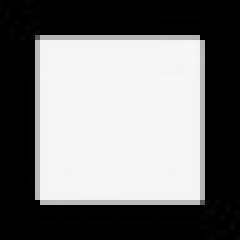
#> input picture images/kite.jpg, 48 x 48 px (shown 5 times larger)
$ python image2oled.py
#> lines starting #> are read from the running program, lines starting #| are printed output that depends on the picture; after the words box and inside, x2 and y2 are one past the last pixel; in counts of white or black regions, pixels touching at a corner belong together
# Import the OpenCV library
import cv2 as cv

# Load the image from the file 'heart.png'
image = cv.imread('images/kite.jpg')
#> image is the input picture: shape (48, 48, 3); min 0, max 247, mean 119.8

# Check if the image was loaded successfully
if image is not None:
    # Optional: Resize the image to the desired dimensions
    resize_width = 32  # Adjust this value as needed
    resize_height = 32  # Adjust this value as needed
    image = cv.resize(image, (resize_width, resize_height))
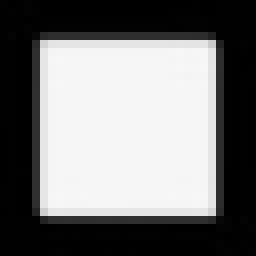
#> image: shape (32, 32, 3) (shown 8 times larger); min 0, max 247, mean 119

    # Convert RGBA image to grayscale
    bw_image = cv.cvtColor(image, cv.COLOR_RGBA2GRAY)

    # Check if the image should be inverted
    invert_image = False  # Set to True to invert the image
    if invert_image:
        bw_image = cv.bitwise_not(bw_image)  # Invert the image

    # Threshold the grayscale image to create a binary image
    thresh_value = 128
    _, thresh_image = cv.threshold(bw_image, thresh_value, 255, cv.THRESH_BINARY)
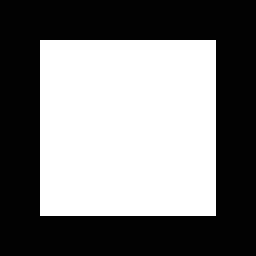
#> thresh_image: shape (32, 32) (shown 8 times larger); 47.3% white; 1 white region, box (x1, y1, x2, y2) and area: (5, 5, 27, 27) 484

    # Get the size (width and height) of the thresholded image as an array
    size_array = thresh_image.shape
#> size_array = (32, 32)

    # Extract the width and height from the size array
    width = size_array[1]
#> width = 32
    height = size_array[0]
#> height = 32

    # Define the output file path for the binary data
    file_path = 'output.txt'
    with open(file_path, 'w') as file:
        # Write data to the file in a format suitable for embedded systems
        file.write('const unsigned char bitmap[] = {\n')  # Assuming 8 bits (1 byte) per row
        for i in range(height):  # Loop over rows (height)
            file.write('    0b')  # Add '0b' before the first binary digit
            for j in range(width):  # Loop over columns (width)
                pixel_value = int(thresh_image[i, j])  # Get the pixel value as an integer
                if pixel_value > thresh_value:
                    file.write('1')  # Write '1' for white (above threshold)
                elif pixel_value < thresh_value:
                    file.write('0')  # Write '0' for black (below threshold)

                if (j + 1) % 8 == 0 and j != width - 1:
                    file.write(', 0b')  # Add a comma and '0b' for the next byte

            if i != height - 1:
                file.write(',\n')  # Add a comma and newline for the next row
            else:
                file.write('\n};\n')  # Close the array declaration

    # Display the thresholded image using cv.imshow
    cv.imshow('Thresholded Image', thresh_image)

    # Wait for a key press and then close the window
    cv.waitKey(0)
    cv.destroyAllWindows()
else:
    print("Image not found or could not be loaded.")

$ run again, with images/heart.png saved as images/kite.jpg
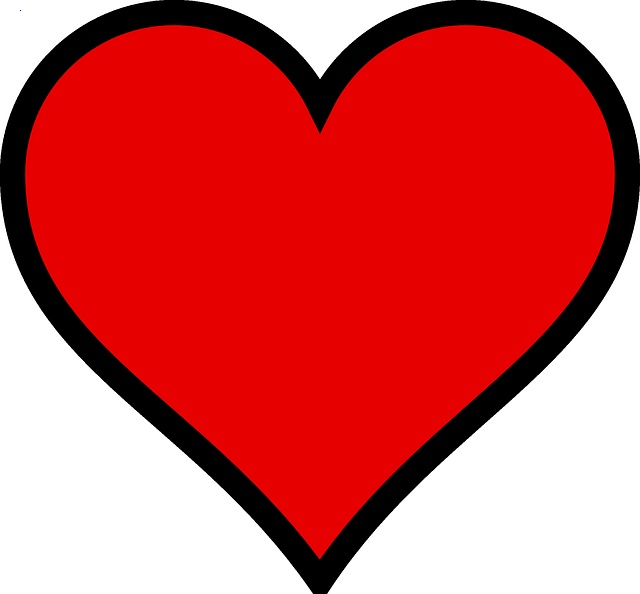
#> input picture images/heart.png, 640 x 594 px
#> image is the input picture: shape (594, 640, 3); mean B, G, R 85.1, 85, 209
#> image: shape (32, 32, 3)
#> `bw_image = cv.cvtColor(image, cv.COLOR_RGBA2GRAY)`:
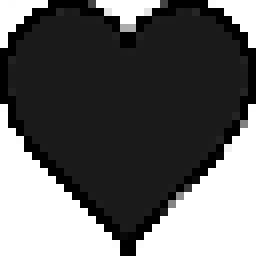
#> bw_image: shape (32, 32) (shown 8 times larger); min 0, max 255, mean 97.7
#> `_, thresh_image = cv.threshold(bw_image, thresh_value, 255, cv.THRESH_..`:
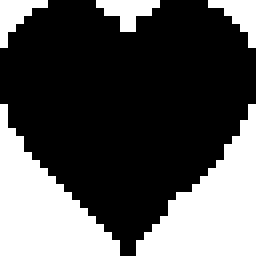
#> thresh_image: shape (32, 32) (shown 8 times larger); 32.8% white; 5 white regions (3 under 20 px), largest, box (x1, y1, x2, y2) and area: (17, 13, 32, 32) 144, (0, 13, 15, 32) 140
